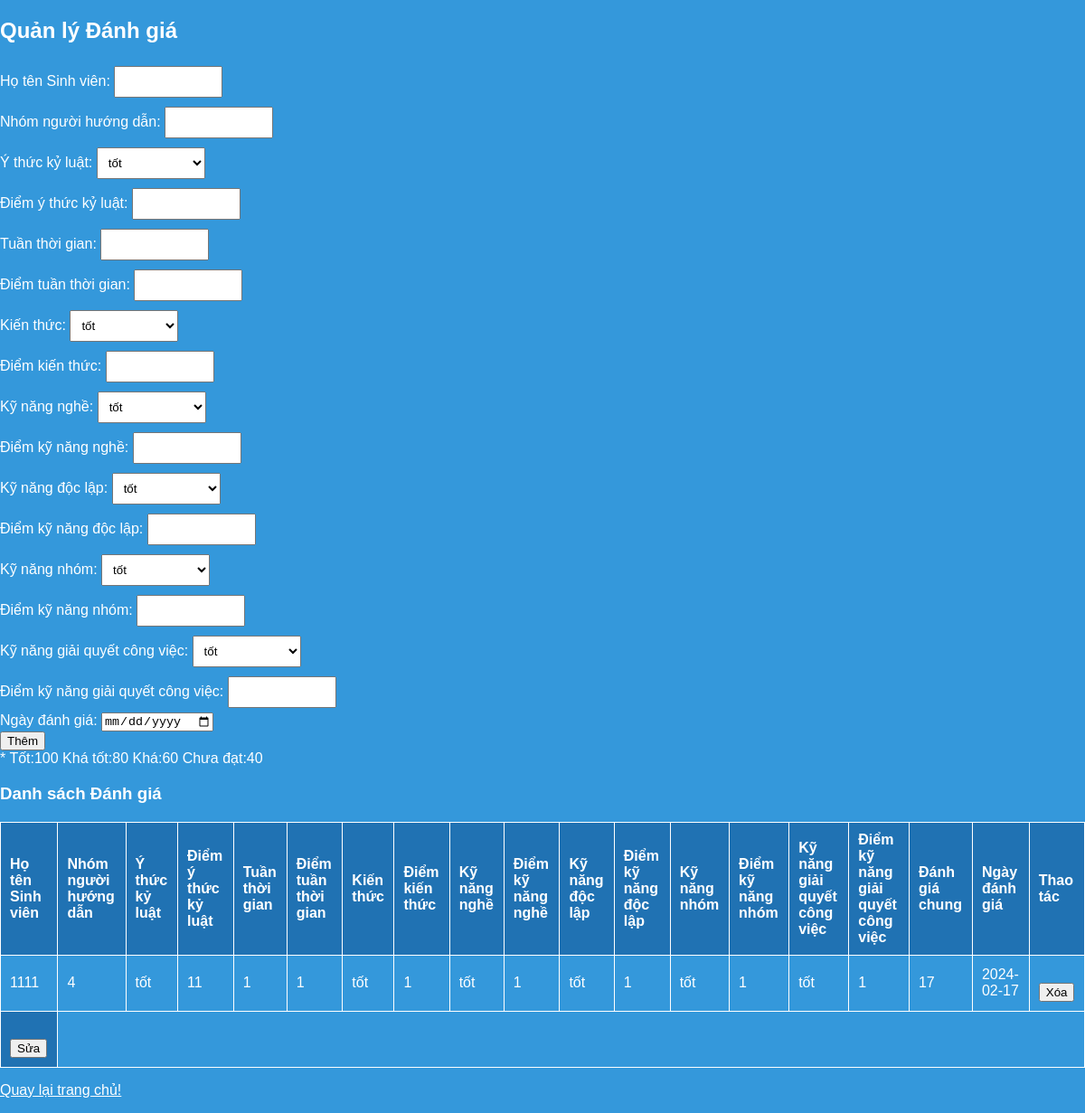
/danhgiasv.php, run on the app's committed database.
### tables this page shows
CREATE TABLE `danhgia` (
  `id` int(11) NOT NULL,
  `hotensinhvien` varchar(100) NOT NULL,
  `nhomnguoihuongdan` varchar(100) NOT NULL,
  `ythuckyluat` text NOT NULL,
  `diemythuckyluat` float NOT NULL,
  `tuanthuthoigian` text NOT NULL,
  `diemtuanthuthoigian` float NOT NULL,
  `kienthuc` text NOT NULL,
  `diemkienthuc` float NOT NULL,
  `kynangnghe` text NOT NULL,
  `diemkynangnghe` float NOT NULL,
  `kinangdoclap` text NOT NULL,
  `diemkinangdoclap` float NOT NULL,
  `khanangnhom` text NOT NULL,
  `diemkhanangnhom` float NOT NULL,
  `khananggiaiquyetcongviec` text NOT NULL,
  `diemkhananggiaiquyetcongviec` float NOT NULL,
  `danhgiachung` float NOT NULL,
  `ngaydanhgia` date NOT NULL
);

### danhgiasv.php (the view, shortened to what this page needs)
<?php
$mysqli = new mysqli('localhost', 'root', '', 'quanlysvtt');
?>
<!DOCTYPE html>
<html lang="en">
<head>
</head>
<body>
    <h2>Quản lý Đánh giá</h2>
    <form method="POST">
        <label>Họ tên Sinh viên:</label>
        <input type="text" name="hotensinhvien" required>
        <br>
        <label>Nhóm người hướng dẫn:</label>
        <input type="text" name="nhomnguoihuongdan" required>
        <br>
        <label>Ý thức kỷ luật:</label>
        <select name="ythuckyluat" required>
            <option value="tốt">tốt</option>
        </select>
        <br>
        <label>Điểm ý thức kỷ luật:</label>
        <input type="text" name="diemythuckyluat" required>
        <br>
        <label>Tuần thời gian:</label>
        <input type="text" name="tuanthuthoigian" required>
        <br>
        <label>Điểm tuần thời gian:</label>
        <input type="text" name="diemtuanthuthoigian" required>
        <br>
        <label>Kiến thức:</label>
        <select name="kienthuc" required>
            <option value="tốt">tốt</option>
        </select>
        <br>
        <label>Điểm kiến thức:</label>
        <input type="text" name="diemkienthuc" required>
        <br>
        <label>Kỹ năng nghề:</label>
        <select name="kynangnghe" required>
            <option value="tốt">tốt</option>
        </select>
        <br>
        <label>Điểm kỹ năng nghề:</label>
        <input type="text" name="diemkynangnghe" required>
        <br>
        <label>Kỹ năng độc lập:</label>
        <select name="kinangdoclap" required>
            <option value="tốt">tốt</option>
        </select>
        <br>
        <label>Điểm kỹ năng độc lập:</label>
        <input type="text" name="diemkinangdoclap" required>
        <br>
        <label>Kỹ năng nhóm:</label>
        <select name="khanangnhom" required>
            <option value="tốt">tốt</option>
        </select>
        <br>
        <label>Điểm kỹ năng nhóm:</label>
        <input type="text" name="diemkhanangnhom" required>
        <br>
        <label>Kỹ năng giải quyết công việc:</label>
        <select name="khananggiaiquyetcongviec" required>
            <option value="tốt">tốt</option>
        </select>
        <br>
        <label>Điểm kỹ năng giải quyết công việc:</label>
        <input type="text" name="diemkhananggiaiquyetcongviec" required>
        <br>
        <label>Ngày đánh giá:</label>
        <input type="date" name="ngaydanhgia" required>
        <br>
        <button type="submit" name="add">Thêm</button>
        <br>
        * Tốt:100   Khá tốt:80  Khá:60  Chưa đạt:40
    </form>
    <h3>Danh sách Đánh giá</h3>
    <table border="1">
        <tr>
            <th>Họ tên Sinh viên</th>
            <th>Nhóm người hướng dẫn</th>
            <th>Ý thức kỷ luật</th>
            <th>Điểm ý thức kỷ luật</th>
            <th>Tuần thời gian</th>
            <th>Điểm tuần thời gian</th>
            <th>Kiến thức</th>
            <th>Điểm kiến thức</th>
            <th>Kỹ năng nghề</th>
            <th>Điểm kỹ năng nghề</th>
            <th>Kỹ năng độc lập</th>
            <th>Điểm kỹ năng độc lập</th>
            <th>Kỹ năng nhóm</th>
            <th>Điểm kỹ năng nhóm</th>
            <th>Kỹ năng giải quyết công việc</th>
            <th>Điểm kỹ năng giải quyết công việc</th>
            <th>Đánh giá chung</th>
            <th>Ngày đánh giá</th>
            <th>Thao tác</th>
        </tr>
        <?php
       $result = $mysqli->query("SELECT * FROM danhgia");
        while ($row = $result->fetch_assoc()) {
            echo "<td>{$row['hotensinhvien']}</td>";
            echo "<td>{$row['nhomnguoihuongdan']}</td>";
            echo "<td>{$row['ythuckyluat']}</td>";
            echo "<td>{$row['diemythuckyluat']}</td>";
            echo "<td>{$row['tuanthuthoigian']}</td>";
            echo "<td>{$row['diemtuanthuthoigian']}</td>";
            echo "<td>{$row['kienthuc']}</td>";
            echo "<td>{$row['diemkienthuc']}</td>";
            echo "<td>{$row['kynangnghe']}</td>";
            echo "<td>{$row['diemkynangnghe']}</td>";
            echo "<td>{$row['kinangdoclap']}</td>";
            echo "<td>{$row['diemkinangdoclap']}</td>";
            echo "<td>{$row['khanangnhom']}</td>";
            echo "<td>{$row['diemkhanangnhom']}</td>";
            echo "<td>{$row['khananggiaiquyetcongviec']}</td>";
            echo "<td>{$row['diemkhananggiaiquyetcongviec']}</td>";
            echo "<td>{$row['danhgiachung']}</td>";
            echo "<td>{$row['ngaydanhgia']}</td>";
            echo "<td>
                    <form method='POST'>
                        <input type='hidden' name='delete_id' value='{$row['id']}'>
                        <button type='submit' name='delete'>Xóa</button>
                    </form>
                  </td>";
            echo "<td>
            <form method='POST'>
                <input type='hidden' name='edit_id' value='{$row['id']}'>
                <button type='submit' name='edit'>Sửa</button>
            </form>
        </td>";
        }
        ?>
    </table>
</body>
</html>
<p><a href="index.php">Quay lại trang chủ!</a></p>

### danhgiasv.php (style rules this page uses)
body { background-color: #3498db; color: #ffffff; font-family: Arial, sans-serif; margin: 0; padding: 0; }
table { width: 100%; border-collapse: collapse; margin-top: 20px; }
table, th, td { border: 1px solid #ffffff; }
th, td { padding: 10px; text-align: left; }
th { background-color: #2072b3; }
tr:nth-child(odd) { background-color: #2072b3; }
a { color: #ffffff; }
form { margin-top: 20px; }
h2 { color: #ffffff; }
input[type="text"], select { width: 10%; padding: 8px; margin: 5px 0; box-sizing: border-box; }

### data on the page
danhgia: hotensinhvien "1111", nhomnguoihuongdan "4", ythuckyluat "tốt", diemythuckyluat "11", tuanthuthoigian "1", diemtuanthuthoigian "1", kienthuc "tốt", diemkienthuc "1", kynangnghe "tốt", diemkynangnghe "1", kinangdoclap "tốt", diemkinangdoclap "1", khanangnhom "tốt", diemkhanangnhom "1", khananggiaiquyetcongviec "tốt", diemkhananggiaiquyetcongviec "1", danhgiachung "17", ngaydanhgia "2024-02-17"
